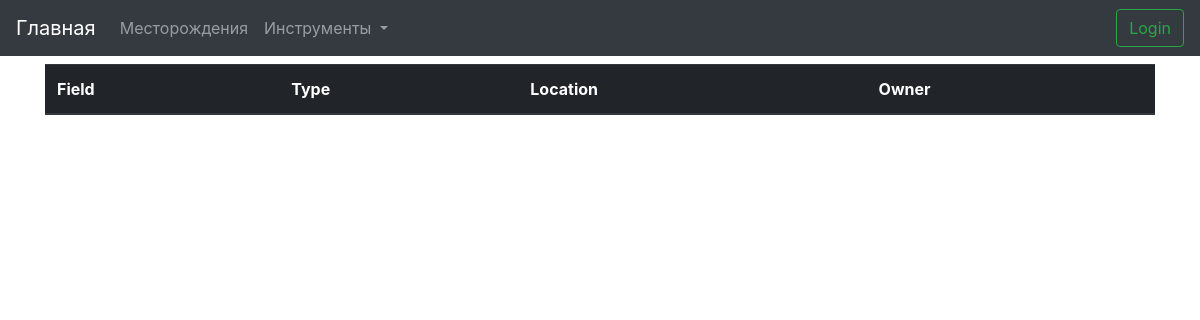
Page /db/ on the earlier database version.
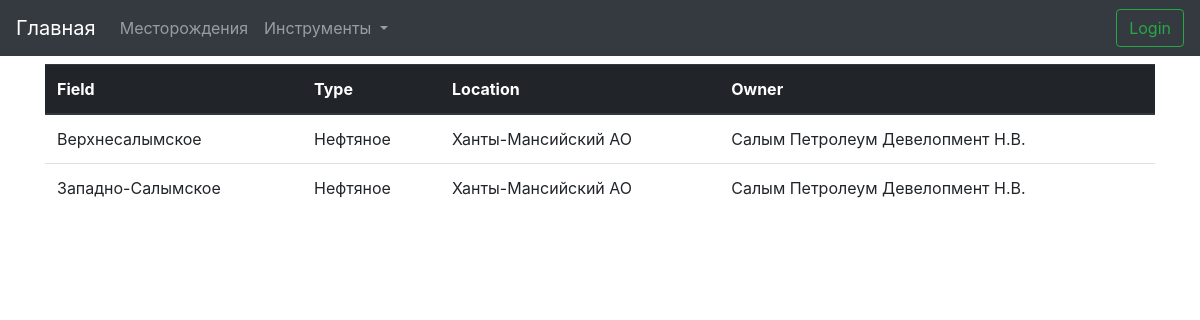
Same page on the later database version.
### db/models.py (models this page shows, shortened)
class OilField(models.Model):
    name = models.CharField(max_length=100, verbose_name='Месторождение')
    type = models.CharField(max_length=100, verbose_name='Тип')
    location = models.CharField(max_length=100, verbose_name='Расположение')
    owner = models.CharField(max_length=100, verbose_name='Недропользователь')
    description = models.TextField(blank=True, verbose_name='Описание')
    obzor_img = models.ImageField(blank=True, upload_to='maps', height_field=None, width_field=None, max_length=100,
                                  verbose_name='Обзорная карта')

### db/views.py (the view)
# urls.py: path('', views.db, name='db'),
def db(request):
    fields = OilField.objects.all()
    return render(request, 'db/db.html', {'fields': fields})

### templates/db/db.html (shortened to what this page needs)
{% extends 'base.html' %}
{% load static %}
{% block content %}
<div class="container mt-2">
    <table class="table" id="data-table">
        <thead class="thead-dark">
            <tr data-toggle="collapse" data-target="#accordion" class="clickable">
                <th onclick="sortTable(this)">Field</th>
                <th onclick="sortTable(this)">Type</th>
                <th onclick="sortTable(this)">Location</th>
                <th onclick="sortTable(this)">Owner</th>
            </tr>
        </thead>
        <tbody>
            {% for field in fields %}
            <tr>
                <td>{{field.name}}</td>
                <td>{{field.type}}</td>
                <td>{{field.location}}</td>
                <td>{{field.owner}}</td>
            </tr>
            {% endfor %}
        </tbody>
    </table>
</div>
{% endblock content %}

### templates/base.html (shortened to what this page needs)
{% load static %}
<!DOCTYPE html>
<html lang="en">
<head>
    <link rel="stylesheet" href="https://maxcdn.bootstrapcdn.com/bootstrap/4.0.0/css/bootstrap.min.css"
>
    <link rel="stylesheet" href="https://cdnjs.cloudflare.com/ajax/libs/font-awesome/4.7.0/css/font-awesome.min.css">
    <link rel="stylesheet" href="{% static 'css/style.css' %}">
</head>
<body>
    <nav class="navbar navbar-expand-lg bg-dark navbar-dark">
        <a class="navbar-brand" href="{% url 'home' %}">Главная</a>
        <div class="collapse navbar-collapse" id="navbarSupportedContent">
            <ul class="navbar-nav mr-auto">
                <li class="nav-item">
                    <a class="nav-link" href="{% url 'db' %}">Месторождения</a>
                </li>
                <li class="nav-item dropdown">
                    <a class="nav-link dropdown-toggle" href="#" id="navbarDropdown" role="button"
                        data-toggle="dropdown" aria-haspopup="true" aria-expanded="false">
                        Инструменты
                    </a>
                </li>
            </ul>
            <a class="btn btn-outline-success my-2 my-sm-0" href="#" id="login-btn">Login</a>
        </div>
    </nav>
    {% block content %}
    {% endblock content %}
</body>
</html>

### static/css/style.css (style rules this page uses)
body { box-sizing: border-box; margin: 0px; padding: 0px; }
a { text-decoration: none }
.btn { margin-bottom: 10px; }

Differences in the rows shown:
added OilField: name "Верхнесалымское", type "Нефтяное", location "Ханты-Мансийский АО", owner "Салым Петролеум Девелопмент Н.В."
added OilField: name "Западно-Салымское", type "Нефтяное", location "Ханты-Мансийский АО", owner "Салым Петролеум Девелопмент Н.В."
